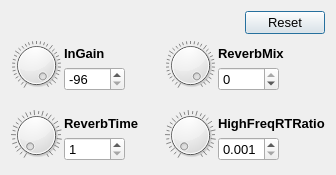
<?xml version="1.0" encoding="UTF-8"?>
<ui version="4.0">
 <class>ReverbFXDialog</class>
 <widget class="QDialog" name="ReverbFXDialog">
  <property name="geometry">
   <rect>
    <x>0</x>
    <y>0</y>
    <width>336</width>
    <height>175</height>
   </rect>
  </property>
  <property name="font">
   <font>
    <pointsize>10</pointsize>
   </font>
  </property>
  <property name="windowTitle">
   <string>Dialog</string>
  </property>
  <property name="locale">
   <locale language="English" country="UnitedStates"/>
  </property>
  <layout class="QVBoxLayout" name="verticalLayout_7">
   <item>
    <layout class="QHBoxLayout" name="horizontalLayout">
     <item>
      <widget class="QLabel" name="label_5">
       <property name="text">
        <string/>
       </property>
       <property name="pixmap">
        <pixmap resource="../icons.qrc">:/Icons/FXLabel/reverb.png</pixmap>
       </property>
      </widget>
     </item>
     <item>
      <spacer name="horizontalSpacer">
       <property name="orientation">
        <enum>Qt::Horizontal</enum>
       </property>
       <property name="sizeHint" stdset="0">
        <size>
         <width>40</width>
         <height>20</height>
        </size>
       </property>
      </spacer>
     </item>
     <item>
      <widget class="QPushButton" name="btnReset">
       <property name="text">
        <string>Reset</string>
       </property>
      </widget>
     </item>
    </layout>
   </item>
   <item>
    <layout class="QHBoxLayout" name="horizontalLayout_2">
     <property name="spacing">
      <number>16</number>
     </property>
     <item>
      <layout class="QVBoxLayout" name="verticalLayout_5">
       <property name="spacing">
        <number>15</number>
       </property>
       <item>
        <layout class="QFormLayout" name="formLayout">
         <property name="horizontalSpacing">
          <number>2</number>
         </property>
         <item row="0" column="0">
          <widget class="QDial" name="dialInGain">
           <property name="minimumSize">
            <size>
             <width>51</width>
             <height>51</height>
            </size>
           </property>
           <property name="maximumSize">
            <size>
             <width>51</width>
             <height>51</height>
            </size>
           </property>
           <property name="minimum">
            <number>-96</number>
           </property>
           <property name="maximum">
            <number>0</number>
           </property>
           <property name="notchTarget">
            <double>2.700000000000000</double>
           </property>
           <property name="notchesVisible">
            <bool>true</bool>
           </property>
          </widget>
         </item>
         <item row="0" column="1">
          <layout class="QVBoxLayout" name="verticalLayout">
           <property name="spacing">
            <number>0</number>
           </property>
           <item>
            <widget class="QLabel" name="label">
             <property name="font">
              <font>
               <weight>75</weight>
               <bold>true</bold>
              </font>
             </property>
             <property name="text">
              <string>InGain</string>
             </property>
            </widget>
           </item>
           <item>
            <widget class="QSpinBox" name="spinInGain">
             <property name="minimumSize">
              <size>
               <width>61</width>
               <height>0</height>
              </size>
             </property>
             <property name="maximumSize">
              <size>
               <width>61</width>
               <height>16777215</height>
              </size>
             </property>
             <property name="minimum">
              <number>-96</number>
             </property>
             <property name="maximum">
              <number>0</number>
             </property>
             <property name="value">
              <number>-96</number>
             </property>
            </widget>
           </item>
          </layout>
         </item>
        </layout>
       </item>
       <item>
        <layout class="QFormLayout" name="formLayout_2">
         <property name="horizontalSpacing">
          <number>2</number>
         </property>
         <item row="0" column="0">
          <widget class="QDial" name="dialRvTime">
           <property name="minimumSize">
            <size>
             <width>51</width>
             <height>51</height>
            </size>
           </property>
           <property name="maximumSize">
            <size>
             <width>51</width>
             <height>51</height>
            </size>
           </property>
           <property name="minimum">
            <number>1</number>
           </property>
           <property name="maximum">
            <number>3000</number>
           </property>
           <property name="notchTarget">
            <double>34.700000000000003</double>
           </property>
           <property name="notchesVisible">
            <bool>true</bool>
           </property>
          </widget>
         </item>
         <item row="0" column="1">
          <layout class="QVBoxLayout" name="verticalLayout_2">
           <property name="spacing">
            <number>0</number>
           </property>
           <item>
            <widget class="QLabel" name="label_3">
             <property name="font">
              <font>
               <weight>75</weight>
               <bold>true</bold>
              </font>
             </property>
             <property name="text">
              <string>ReverbTime</string>
             </property>
            </widget>
           </item>
           <item>
            <widget class="QSpinBox" name="spinRvTime">
             <property name="minimumSize">
              <size>
               <width>61</width>
               <height>0</height>
              </size>
             </property>
             <property name="maximumSize">
              <size>
               <width>61</width>
               <height>16777215</height>
              </size>
             </property>
             <property name="minimum">
              <number>1</number>
             </property>
             <property name="maximum">
              <number>3000</number>
             </property>
            </widget>
           </item>
          </layout>
         </item>
        </layout>
       </item>
      </layout>
     </item>
     <item>
      <layout class="QVBoxLayout" name="verticalLayout_6">
       <property name="spacing">
        <number>15</number>
       </property>
       <item>
        <layout class="QFormLayout" name="formLayout_3">
         <property name="horizontalSpacing">
          <number>2</number>
         </property>
         <item row="0" column="0">
          <widget class="QDial" name="dialRvMix">
           <property name="minimumSize">
            <size>
             <width>51</width>
             <height>51</height>
            </size>
           </property>
           <property name="maximumSize">
            <size>
             <width>51</width>
             <height>51</height>
            </size>
           </property>
           <property name="minimum">
            <number>-96</number>
           </property>
           <property name="maximum">
            <number>0</number>
           </property>
           <property name="notchTarget">
            <double>2.700000000000000</double>
           </property>
           <property name="notchesVisible">
            <bool>true</bool>
           </property>
          </widget>
         </item>
         <item row="0" column="1">
          <layout class="QVBoxLayout" name="verticalLayout_3">
           <property name="spacing">
            <number>0</number>
           </property>
           <item>
            <widget class="QLabel" name="label_2">
             <property name="font">
              <font>
               <weight>75</weight>
               <bold>true</bold>
              </font>
             </property>
             <property name="text">
              <string>ReverbMix</string>
             </property>
            </widget>
           </item>
           <item>
            <widget class="QSpinBox" name="spinRvMix">
             <property name="minimumSize">
              <size>
               <width>61</width>
               <height>0</height>
              </size>
             </property>
             <property name="maximumSize">
              <size>
               <width>61</width>
               <height>16777215</height>
              </size>
             </property>
             <property name="minimum">
              <number>-96</number>
             </property>
             <property name="maximum">
              <number>0</number>
             </property>
            </widget>
           </item>
          </layout>
         </item>
        </layout>
       </item>
       <item>
        <layout class="QFormLayout" name="formLayout_4">
         <property name="horizontalSpacing">
          <number>2</number>
         </property>
         <item row="0" column="0">
          <widget class="QDial" name="dialHF">
           <property name="minimumSize">
            <size>
             <width>51</width>
             <height>51</height>
            </size>
           </property>
           <property name="maximumSize">
            <size>
             <width>51</width>
             <height>51</height>
            </size>
           </property>
           <property name="minimum">
            <number>1</number>
           </property>
           <property name="maximum">
            <number>999</number>
           </property>
           <property name="notchTarget">
            <double>34.700000000000003</double>
           </property>
           <property name="notchesVisible">
            <bool>true</bool>
           </property>
          </widget>
         </item>
         <item row="0" column="1">
          <layout class="QVBoxLayout" name="verticalLayout_4">
           <property name="spacing">
            <number>0</number>
           </property>
           <item>
            <widget class="QLabel" name="label_4">
             <property name="font">
              <font>
               <weight>75</weight>
               <bold>true</bold>
              </font>
             </property>
             <property name="text">
              <string>HighFreqRTRatio</string>
             </property>
            </widget>
           </item>
           <item>
            <widget class="QDoubleSpinBox" name="spinHF">
             <property name="minimumSize">
              <size>
               <width>61</width>
               <height>0</height>
              </size>
             </property>
             <property name="maximumSize">
              <size>
               <width>61</width>
               <height>16777215</height>
              </size>
             </property>
             <property name="decimals">
              <number>3</number>
             </property>
             <property name="minimum">
              <double>0.001000000000000</double>
             </property>
             <property name="maximum">
              <double>0.999000000000000</double>
             </property>
             <property name="singleStep">
              <double>0.000000000000000</double>
             </property>
            </widget>
           </item>
          </layout>
         </item>
        </layout>
       </item>
      </layout>
     </item>
    </layout>
   </item>
  </layout>
 </widget>
 <resources>
  <include location="../icons.qrc"/>
 </resources>
 <connections/>
</ui>
